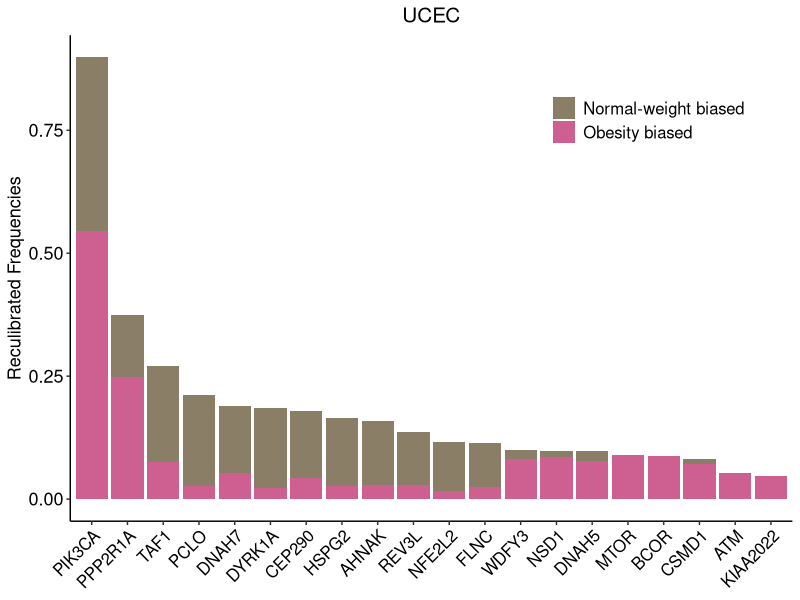

Recreate this plot in R.
setwd("./data/processedData/FiguresData/")
library(ggpubr)

df <- read.table("UCEC_Norvsobesity_summary_MutatedGene.txt", sep = "\t", header = T)
df <- df[df$summary.fdr.sig<=0.2,]
df <- df[,c(1,6,7)]
colnames(df) <- c("Gene", "ob", "nor")
df_new <- tidyr::gather(df,key='typ',value='Fre',2:3,-1)
df_new$Fre <- as.numeric(df_new$Fre)

pdf(file = "./Figures/Fig3c_UCEC_mutFre.pdf",   
    width=6.5,
    height=3.5)

ggplot(df_new, aes(x=reorder(Gene, -Fre), y=Fre, fill = typ)) +
  geom_bar(position="stack",stat = "identity") +
  scale_fill_manual(values=c("wheat4", "hotpink3"), labels=c("Normal-weight biased", "Obesity biased")) +   #red3
  labs(fill = "", title = "UCEC") +
  ylab("Reculibrated Frequencies") +
  xlab("")+
  theme_bw() +
  #eliminates background, gridlines, and chart border
  theme(
    plot.background = element_blank(),
    panel.grid.major = element_blank(),
    panel.grid.minor = element_blank(),
    panel.border = element_blank()
  ) +
  
  #draws x and y axis line
  theme(axis.line = element_line(color = 'black')) +
  theme(axis.text.y = element_text(size=13, color = "black"),
        axis.text.x = element_text(size=12, color = "black",angle = 45, vjust = 1, hjust=1),
        axis.title.x = element_blank(), plot.title = element_text(size = 15, hjust = 0.5),
        axis.title.y = element_text(size=13, color = "black"),
        legend.text = element_text(size=12, color = "black"),
        legend.position = c(0.8,0.85))
#legend.text = element_text(size=15),
#legend.title = element_text(size=16),
#legend.position = c(0.2,0.85))
dev.off()
